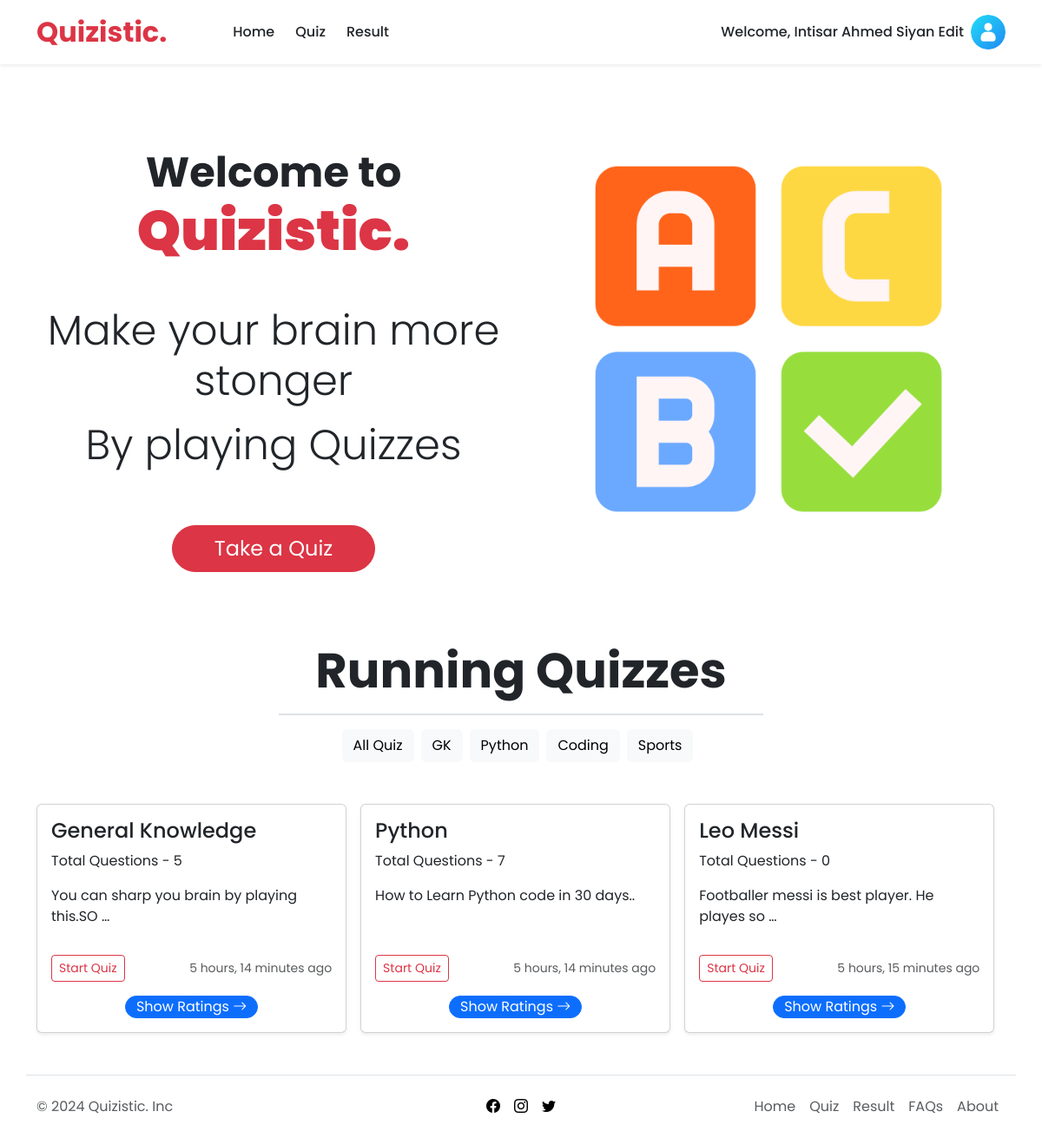
The page / (signed in) on the database its author committed.
### category/models.py (models this page shows, shortened)
class Category(models.Model):
    name = models.CharField(max_length=25)
    slug = models.SlugField(max_length=25,unique=True, null=True, blank=True)

### quiz/models.py (models this page shows, shortened)
class Quiz(models.Model):
    title = models.CharField(max_length=250)
    description = models.TextField()
    category = models.ForeignKey(Category, on_delete = models.CASCADE)
    created_at = models.DateTimeField(auto_now_add=True)
    updated_at = models.DateTimeField(auto_now=True)

### Quizistic/views.py (the view)
# urls.py: 2. Add a URL to urlpatterns:  path('', views.home, name='home')
def home (request,category_slug=None):
    quizzes = Quiz.objects.order_by('-created_at')
    categories = Category.objects.all()
    if category_slug is not None:
        category = Category.objects.get(slug = category_slug)
        quizzes = Quiz.objects.filter(category = category)
    categories = Category.objects.all()
    context ={"quizzes":quizzes, "categories":categories}
    return render(request,'home.html',context)

### templates/home.html
{% extends 'base.html' %}
{% load static %}
{% block content %}
<div class="row align-items-center  my-5">
    <div class="col-6 text-center">
        <h2 class="fw-bolder display-5 mt-5">Welcome to <span class="text-danger display-3 fw-bolder ">Quizistic.</span>
        </h2>
        <div class="mt-5">
            <p class="display-5 ">Make your brain more stonger</p>
            <p class="display-5 ">By playing Quizzes</p>
            <a href="{% url 'all_quiz' %}" class="btn btn-danger rounded-pill fs-4  px-5 py-2 mt-5">Take a Quiz</a>
        </div>
    </div>
    <div class="col-6 d-flex justify-content-center">
        <img src="{% static 'images/answer.png' %}" class="w-75" alt="Answer Picture">
    </div>
</div>
<section class="my-5">
    <div class="d-flex justify-content-center ">
        <h1 class="display-4 fw-bold border-bottom  border-2 text-center my-3 w-50 py-3">Running Quizzes</h1>
    </div>
    <div class="container">
        <div class="d-flex justify-content-center ">
            <a href="{% url 'all_quiz' %}" class="btn btn-light me-2">All Quiz</a>
            {% for cat in categories %}
            <a href="{% url 'cat_quiz' cat.slug %}" class="btn btn-light me-2">{{cat.name}}</a>
            {% endfor %}
        </div>
    </div>
    <div class="container mt-5">
        {% if quizzes|length > 0 %}
        <div class="row row-cols-1 row-cols-sm-1 row-cols-md-2 row-cols-lg-3 gap-3">
            {% for quiz in quizzes %}
            <div class="col card shadow-sm px-0 quiz-card">
                <div class="card-body">
                    <h4>{{quiz.title}}</h4>
                    <p class="card-text">Total Questions - {{quiz.question_set.count}}</p>
                    <p class="card-text">{{quiz.description | truncatewords:8}}</p>
                </div>
                <div class="card-footer bg-transparent border-0 my-2">
                    <div class="d-flex justify-content-between align-items-center">
                        <div class="btn-group">
                            {% if user.is_authenticated %}
                            <a href="{% url 'question' quiz.id %}" type="button"
                                class="btn btn-sm btn-outline-danger">Start
                                Quiz</a>
                            {% else %}
                            <a href="{% url 'login' %}" type="button" class="btn btn-sm btn-outline-danger">Start
                                Quiz</a>
                            {% endif %}
                        </div>
                        <small class="text-body-secondary">{{quiz.created_at | timesince}} ago</small>
                    </div>
                    <div class="d-flex justify-content-center mt-3">
                        <a href="{% url 'ratings' quiz.id %}"
                            class="text-white mx-auto btn btn-primary rounded-pill py-0  text-decoration-none">
                            Show Ratings <i class="bi bi-arrow-right"></i>
                        </a>
                    </div>
                </div>
            </div>
            {% endfor %}
        </div>
        {% else %}
        <h3 class="text-danger fw-bolder text-center">There is no Quiz available for this Category.</h3>
        {% endif %}
    </div>
</section>
{% endblock %}

### templates/navbar.html (shortened to what this page needs)
{% load static %}
<nav class="navbar navbar-expand-lg shadow-sm ">
    <div class=" container ">
        <a class="navbar-brand text-danger fw-bolder fs-2" href="{% url 'home' %}">Quizistic.</a>
        <div class="collapse navbar-collapse gap-2 " id="navbarNavAltMarkup">
            <div class="navbar-nav  ps-lg-5 item-nav ">
                <a class="btn  btn-outline-dark rounded-0 border-0  fw-medium" aria-current="page"
                    href="{% url 'home' %}">Home</a>
                {% if user.is_authenticated %}
                <a class="btn  btn-outline-dark rounded-0 border-0  fw-medium" aria-current="page"
                    href="{% url 'all_quiz' %}">Quiz</a>
                <a class="btn  btn-outline-dark rounded-0 border-0  fw-medium" aria-current="page"
                    href="{% url 'result' %}">Result</a>
                {% endif %}
            </div>
            <div class="navbar-nav  item-nav gap-2 ms-lg-auto 2 align-items-center ">
                {% if user.is_authenticated %}
                <div class="fw-medium ">Welcome, {{ request.user.first_name }} {{ request.user.last_name }} </div>
                <div class="btn-group dropstart">
                    <button type="button" class="btn px-0 border-0 rounded-0" data-bs-toggle="dropdown">
                        <img src="{% static 'images/default.png' %}" class="profile-pic rounded-5" alt="Profile Pic">
                    </button>
                </div>
                {% else%}
                <a href=" {% url 'register' %}" class="btn btn-outline-danger rounded-0">Sign Up</a>
                <a href="{% url 'login' %}" class="btn btn-danger rounded-0">Login</a>
                {% endif %}
            </div>
        </div>
    </div>
</nav>

### static/css/style.css (style rules this page uses)
body { font-family: poppins; }
.profile-pic { width: 40px; }
.quiz-card { max-width: 32%; }

### rows shown on the page
Category: name "GK"
Category: name "Python"
Category: name "Coding"
Category: name "Sports"
Quiz: title "General Knowledge", question_set.count "5", description "You can sharp you brain by playing this.SO …", created_at "5 hours, 14 minutes"
Quiz: title "Python", question_set.count "7", description "How to Learn Python code in 30 days..", created_at "5 hours, 14 minutes"
Quiz: title "Leo Messi", question_set.count "0", description "Footballer messi is best player. He playes so …", created_at "5 hours, 15 minutes"

### other values the page prints
{{ request.user.first_name }} "Intisar Ahmed"
{{ request.user.last_name }} "Siyan Edit"
